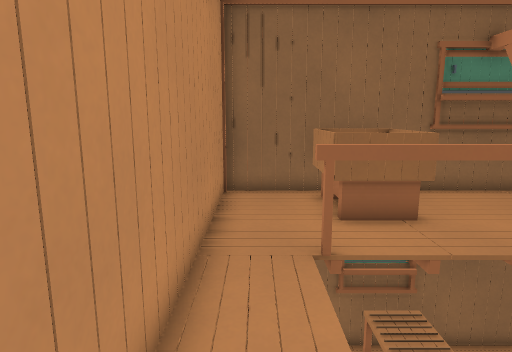
View 1 (above)

12 first-person views from a walk through a 3-D level made in the Godot game engine. The camera is 1.2 m above the floor, tilts 10° down and sees 75° across. The floor is counted in squares, 0.5 m on a side. Each view is taken from the middle of a square. On the plan, view 1 faces up. The plan holds only what a view shows up to about 20 squares ahead; the rest is blank. The place goes on beyond the plan.

View 2
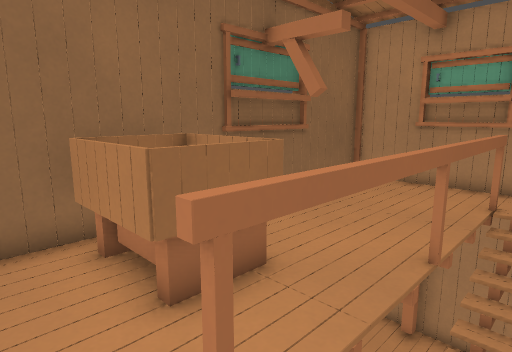

View 3
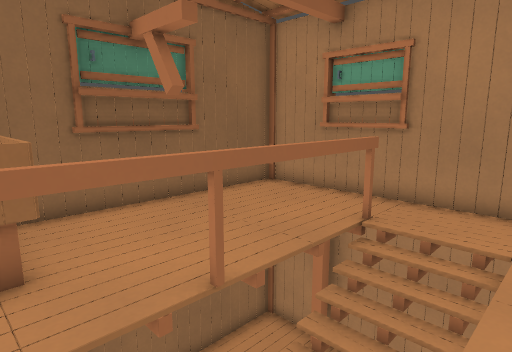

View 4
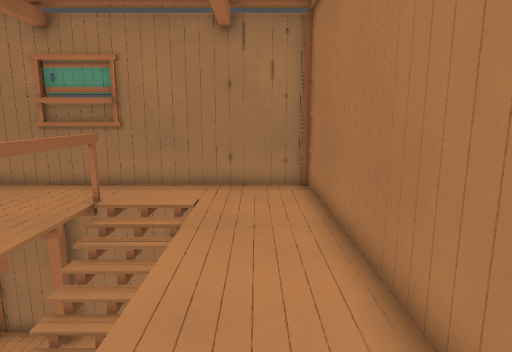

View 5
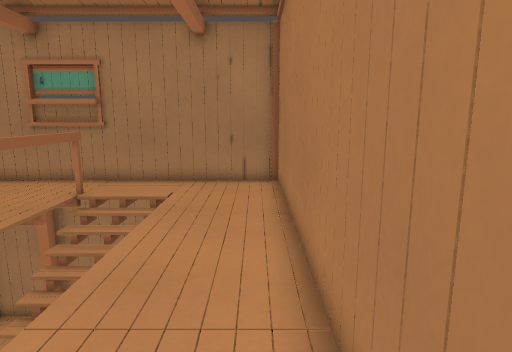

View 6
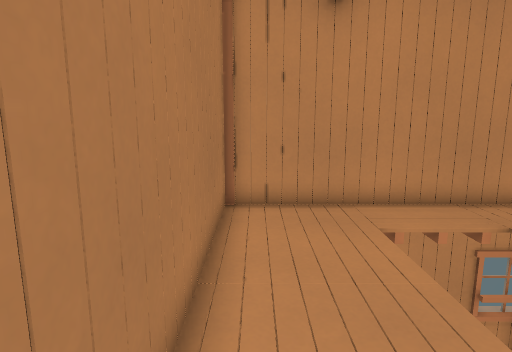

View 7
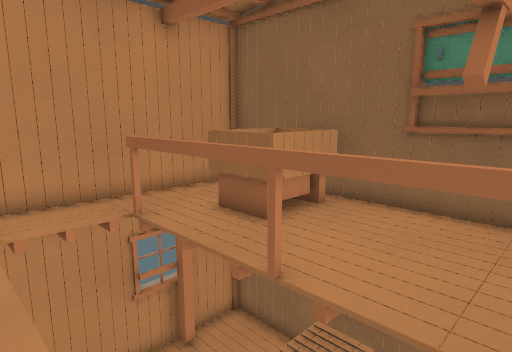

View 8
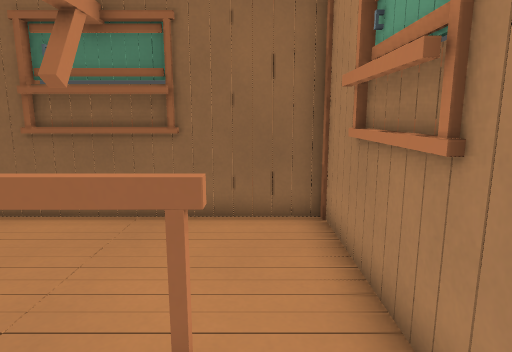

View 9
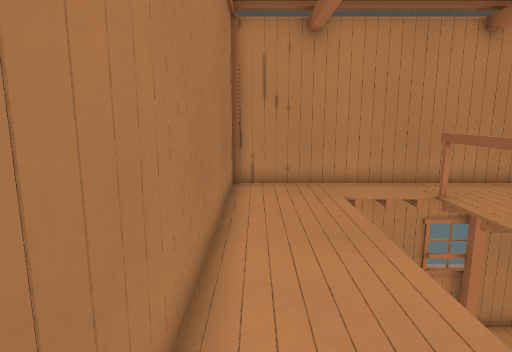

View 10
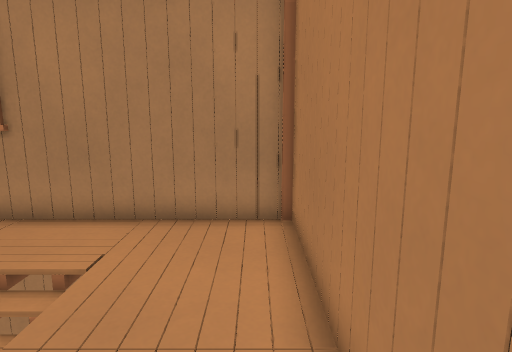

View 11
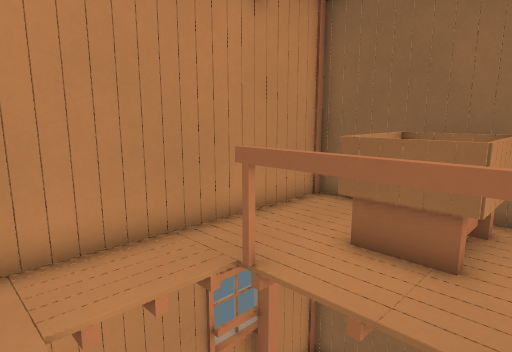

View 12
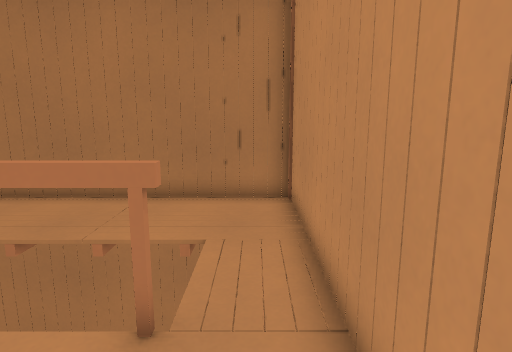

### Floor plan
Key: @ floor where view 1 was taken; # wall or solid block; x gap in a wall; . main floor; - floor 0.25 m lower than the main floor; _ floor 3 m lower than the main floor; = window, fence, low wall or low ledge; v drop or lower ground; P plank; T thing the floor can be seen under or through; O other object.
Columns run from 1 left of view 1 to 13 right of it. Each row starts with its distance up from view 1.
 11 #######PPPP####
 10 #..===..x.....#
  9 #...O#..#.....#
  8 #..=.=.......##
  7 #..===.......##
  6 #.========TT.##
  5 #.v    vvvTT..#
  4 #.v     vv-_..#
  3 #.vvvvvvvv-_..#
  2 #.............#
  1 #.............#
  0 #@............#
 -1 ###############

Where each view was taken, in squares from view 1:
view 1: 0 up, 0 right, facing up
view 2: 4 up, 0 right, facing up-right
view 3: 2 up, 3 right, facing up-right
view 4: 1 up, 1 right, facing right
view 5: 0 up, 0 right, facing right
view 6: 0 up, 8 right, facing left
view 7: 2 up, 9 right, facing up-left
view 8: 3 up, 11 right, facing up
view 9: 0 up, 11 right, facing left
view 10: 0 up, 5 right, facing right
view 11: 2 up, 5 right, facing up-left
view 12: 9 up, 0 right, facing down
